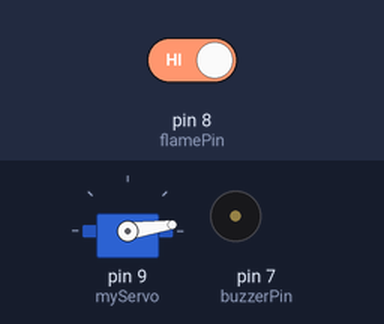
Simulated run of this sketch. Board: Arduino Uno, built with avr-gcc and run on an emulated ATmega328P. Shown: servo, buzzer (waves = sounding, pin HIGH). Inputs (shaded band) come from the test bench; at power-on: pin 8 (flamePin) HIGH. The modem accepts every AT command (registered, SIM ready, sends succeed) and sends nothing else; what the sketch prints to the serial monitor is not drawn.

Above: at 5.16 s.
At 6.27 s:
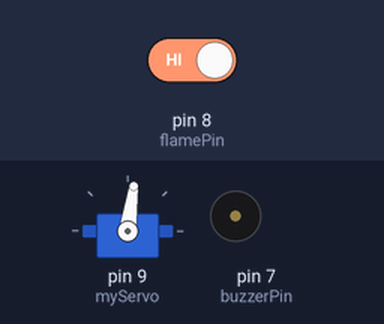
6.3 s: pin 8 (flamePin) driven LOW
At 6.9 s:
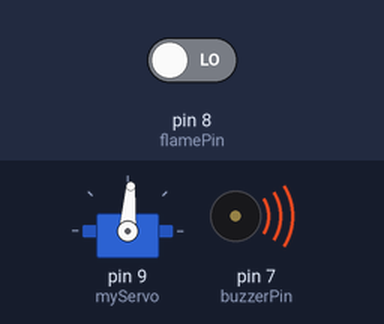
Timing chart, 0 to 9.3 s (numbered marks = the images above; inputs shaded):
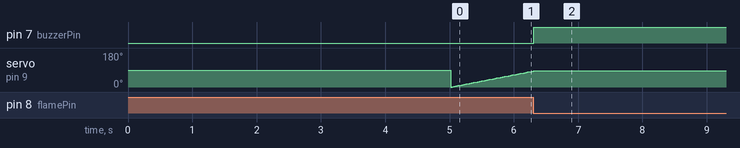

The sketch:

fire.ino
```cpp
#include <SoftwareSerial.h>
#include <Servo.h>
SoftwareSerial sim800(11, 10);
Servo myServo;
String phoneNumber = "+251952306750";

int flamePin = 8;
int buzzerPin = 7;

int flameState = 0;
bool alreadyTriggered = false;

int angle = 0;
int direction = 1;

void setup() {
  Serial.begin(9600);
  sim800.begin(9600);

  pinMode(flamePin, INPUT);
  pinMode(buzzerPin, OUTPUT);

  myServo.attach(9);
  delay(3000);
  sim800.println("AT");
  delay(1000);
  sim800.println("AT+CLIP=1");
  delay(1000);

  Serial.println("System Ready");
}
void loop() {
  flameState = digitalRead(flamePin);

  if (flameState == LOW) {
    Serial.println("🔥 Fire Detected!");

    digitalWrite(buzzerPin, HIGH);

    myServo.write(angle);
    if (!alreadyTriggered) {
      sim800.print("ATD");
      sim800.print(phoneNumber);
      sim800.println(";");

      delay(20000);
      sim800.println("ATH");

      alreadyTriggered = true;
    }

    delay(100);
  }

  else {
    digitalWrite(buzzerPin, LOW);
    alreadyTriggered = false;

    myServo.write(angle);
    angle += direction * 2;

    if (angle >= 90) {
      angle = 90;
      direction = -1;
    }
    else if (angle <= 0) {
      angle = 0;
      direction = 1;
    }

    delay(30);
  }
}
```

Measured:
- after the input at 6.3 s, pin 7 (buzzerPin): LOW → HIGH at once; servo on pin 9 (myServo): goes on until 6.3 s, then stays 86°
